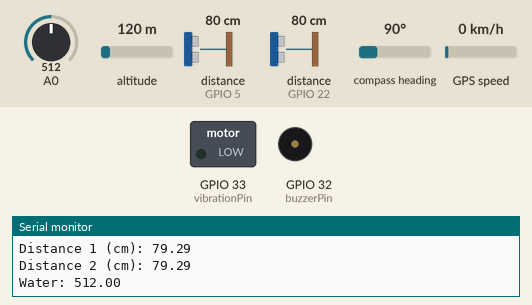
Simulated run of this sketch. Board: ESP8266 (NodeMCU). Parts: switched loads named in the sketch (green lamp = pin HIGH), buzzer (waves = sounding, pin HIGH), the last lines printed to the serial monitor. Wiring (inferred from the names in the program): 2 × ultrasonic range finder: trigger GPIO 18, echo GPIO 5 / trigger GPIO 23, echo GPIO 22. Inputs (shaded band) come from the test bench; at power-on: A0 = 512, altitude 120 m, distance to the obstacle (sensors on GPIO 5, GPIO 22) 80 cm, compass heading 90°, GPS speed 0 km/h. The echo pulse lasts 58.3 µs per cm; WiFi joins after 1.5 s; servers stay silent unless stated; the GPS gets a fix after 3 s at 37.7749, -122.4194 with 8 satellites; pins used as bus, display or sensor lines are not drawn.

Above: at 27.5 s.
27.6 s: A0 set to 216
At 28.9 s:
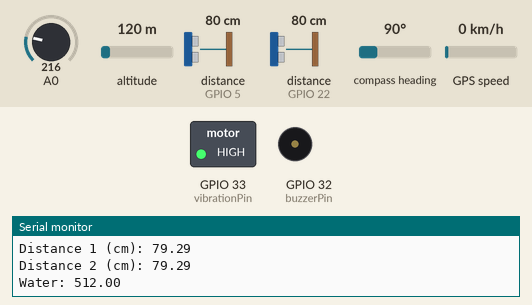
31.1 s: A0 set to 193
32.6 s: A0 set to 210
At 34.5 s:
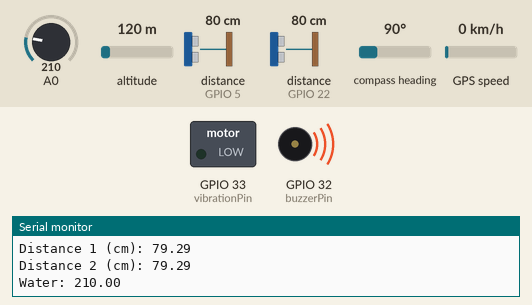
Timing chart, 0 to 46.6 s (numbered marks = the images above; inputs shaded):
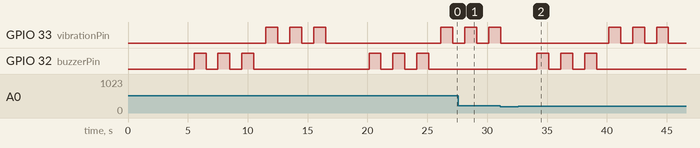

The sketch:

CarbonStick.ino
```cpp
#include "config.h"
#include <WiFiManager.h>

#include <Arduino.h>
#if defined(ESP32)
  #include <WiFi.h>
#elif defined(ESP8266)
  #include <ESP8266WiFi.h>
#endif
#include <Firebase_ESP_Client.h>
#include <TinyGPSPlus.h>
#include <TimeLib.h>

WiFiManager wifiManager;

//GPS
TinyGPSPlus gps;
float latitude, longitude;

//ULTRASONIC
long duration1;
float distanceCm1;
long duration2;
float distanceCm2;

//WATER
float waterReading;

char Date[]  = "2000-00-00T00:00:00";
byte last_second, Second, Minute, Hour, Day, Month;
int Year;
#define time_offset 28800  // define a clock offset of 3600 seconds (8 hour) ==> UTC + 8
void getGps(float& latitude, float& longitude); //GPS function

//Provide the token generation process info.
#include "addons/TokenHelper.h"
//Provide the RTDB payload printing info and other helper functions.
#include "addons/RTDBHelper.h"

// Insert your network credentials
//#define WIFI_SSID "PLDTHOMEFIBR48a08_JB"
//#define WIFI_PASSWORD "MusicaGraceJb@1234"

// Insert Firebase project API Key
#define API_KEY "AIzaSyBHSJ5ZTNy3YedpjT9kSzNAeVkwMKdU9fk"

// Insert RTDB URLefine the RTDB URL */
#define DATABASE_URL "https://carbonstick-6b931-default-rtdb.asia-southeast1.firebasedatabase.app/"

//Define Firebase Data object
FirebaseData fbdo;

FirebaseAuth auth;
FirebaseConfig config;

unsigned long sendDataPrevMillis = 0;
int count = 0;
bool signupOK = false;

void setup(){

  Serial.begin(115200);

  Serial2.begin(9600); //for GPS G17(rx), G16(tx)

  //wifi connect
  wifiConnect();
  delay(1000);

  pinMode(trigPin1, OUTPUT);
  pinMode(echoPin1, INPUT);
  pinMode(trigPin2, OUTPUT);
  pinMode(echoPin2, INPUT);
  pinMode(waterSensorPin, INPUT);
  pinMode(buzzerPin, OUTPUT);
  pinMode(vibrationPin, OUTPUT);

  delay(3000);

  /*WiFi.begin(WIFI_SSID, WIFI_PASSWORD);
  Serial.print("Connecting to Wi-Fi");
  while (WiFi.status() != WL_CONNECTED){
    Serial.print(".");
    delay(300);
  }
  Serial.println();
  Serial.print("Connected with IP: ");
  Serial.println(WiFi.localIP());
  Serial.println();
*/
  /* Assign the api key (required) */
  config.api_key = API_KEY;

  /* Assign the RTDB URL (required) */
  config.database_url = DATABASE_URL;

  /* Sign up */
  if (Firebase.signUp(&config, &auth, "", "")){
    Serial.println("ok");
    signupOK = true;
  }
  else{
    Serial.printf("%s\n", config.signer.signupError.message.c_str());
  }

  /* Assign the callback function for the long running token generation task */
  config.token_status_callback = tokenStatusCallback; //see addons/TokenHelper.h

  Firebase.begin(&config, &auth);
  Firebase.reconnectWiFi(true);
}

void loop(){

  ReadUltrasonic1();
  ReadUltrasonic2();
  ReadWaterSensor();
  BuzzerLogic();
  VibrationLogic();

  getGps(latitude, longitude);

  if (Firebase.ready() && signupOK && (millis() - sendDataPrevMillis > 15000 || sendDataPrevMillis == 0)){
    sendDataPrevMillis = millis();


    // Write an Float number on the database path test/float
    if (Firebase.RTDB.setFloat(&fbdo, "CGPS1/Latitude", latitude)){
      Serial.println("PASSED");
      Serial.println("PATH: " + fbdo.dataPath());
      Serial.println("TYPE: " + fbdo.dataType());
    }
    else {
      Serial.println("FAILED");
      Serial.println("REASON: " + fbdo.errorReason());
    }

     // Write an Float number on the database path test/float
    if (Firebase.RTDB.setFloat(&fbdo, "CGPS1/Longitude", longitude)){
      Serial.println("PASSED");
      Serial.println("PATH: " + fbdo.dataPath());
      Serial.println("TYPE: " + fbdo.dataType());
    }
    else {
      Serial.println("FAILED");
      Serial.println("REASON: " + fbdo.errorReason());
    }

    // Write an Float number on the database path test/float
    if (Firebase.RTDB.setString(&fbdo, "CGPS1/Date", String(Date))){
      Serial.println("PASSED");
      Serial.println("PATH: " + fbdo.dataPath());
      Serial.println("TYPE: " + fbdo.dataType());
    }
    else {
      Serial.println("FAILED");
      Serial.println("REASON: " + fbdo.errorReason());
    }

    // Write an Float number on the database path test/float
    if (Firebase.RTDB.setString(&fbdo, "CGPS1/Alarm", "NA")){
      Serial.println("PASSED");
      Serial.println("PATH: " + fbdo.dataPath());
      Serial.println("TYPE: " + fbdo.dataType());
    }
    else {
      Serial.println("FAILED");
      Serial.println("REASON: " + fbdo.errorReason());
    }
  }
}

//getGps() Function
void getGps(float& latitude, float& longitude)
{
  // Can take up to 60 seconds
  boolean newData = false;
  for (unsigned long start = millis(); millis() - start < 2000;){
    while (Serial2.available()){
      if (gps.encode(Serial2.read())){
        newData = true;
        break;
      }
    }
  }

  if (newData) //If newData is true
  {
    latitude = gps.location.lat();
    longitude = gps.location.lng();

    // get time from GPS module
      if (gps.time.isValid())
      {
        Minute = gps.time.minute();
        Second = gps.time.second();
        Hour   = gps.time.hour();
      }

      // get date drom GPS module
      if (gps.date.isValid())
      {
        Day   = gps.date.day();
        Month = gps.date.month();
        Year  = gps.date.year();
      }

      if(last_second != gps.time.second())  // if time has changed
      {
        last_second = gps.time.second();

        // set current UTC time
        setTime(Hour, Minute, Second, Day, Month, Year);
        // add the offset to get local time
        adjustTime(time_offset);


        // update date array
        Date[2] = (year()  / 10) % 10 + '0';
        Date[3] =  year()  % 10 + '0';
        Date[5]  =  month() / 10 + '0';
        Date[6] =  month() % 10 + '0';
        Date[8]  =  day()   / 10 + '0';
        Date[9]  =  day()   % 10 + '0';

        // update time array
        Date[17] = second() / 10 + '0';
        Date[18] = second() % 10 + '0';
        Date[14]  = minute() / 10 + '0';
        Date[15] = minute() % 10 + '0';
        Date[11]  = hour()   / 10 + '0';
        Date[12]  = hour()   % 10 + '0';

      }

    newData = false;
  }
  else {
    Serial.println("No GPS data is available");
    latitude = 0;
    longitude = 0;
  }
}

void ReadUltrasonic1()
{
  digitalWrite(trigPin1, LOW);
  delayMicroseconds(2);
  digitalWrite(trigPin1, HIGH);
  delayMicroseconds(10);
  digitalWrite(trigPin1, LOW);

  // Reads the echoPin, returns the sound wave travel time in microseconds
  duration1 = pulseIn(echoPin1, HIGH);

  // Calculate the distance
  distanceCm1 = duration1 * SOUND_SPEED/2;

  // Prints the distance in the Serial Monitor
  Serial.print("Distance 1 (cm): ");
  Serial.println(distanceCm1);
}

void ReadUltrasonic2()
{
  digitalWrite(trigPin2, LOW);
  delayMicroseconds(2);
  digitalWrite(trigPin2, HIGH);
  delayMicroseconds(10);
  digitalWrite(trigPin2, LOW);

  // Reads the echoPin, returns the sound wave travel time in microseconds
  duration2 = pulseIn(echoPin2, HIGH);

  // Calculate the distance
  distanceCm2 = duration2 * SOUND_SPEED/2;

  // Prints the distance in the Serial Monitor
  Serial.print("Distance 2 (cm): ");
  Serial.println(distanceCm2);
}

void BuzzerLogic()
{
  if(distanceCm1 <= SENSOR1_MIN_DIST_ALARM)
  {
    digitalWrite(buzzerPin, HIGH);
    delay(1000);
    digitalWrite(buzzerPin, LOW);
    delay(1000);
    digitalWrite(buzzerPin, HIGH);
    delay(1000);
    digitalWrite(buzzerPin, LOW);
    delay(1000);
    digitalWrite(buzzerPin, HIGH);
    delay(1000);
    digitalWrite(buzzerPin, LOW);
    delay(1000);
  }

  else if(distanceCm2 <= SENSOR2_MIN_DIST_ALARM)
  {
    digitalWrite(buzzerPin, HIGH);
    delay(1000);
    digitalWrite(buzzerPin, LOW);
    delay(1000);
    digitalWrite(buzzerPin, HIGH);
    delay(1000);
    digitalWrite(buzzerPin, LOW);
    delay(1000);
    digitalWrite(buzzerPin, HIGH);
    delay(1000);
    digitalWrite(buzzerPin, LOW);
    delay(1000);
  }

  else if(waterReading >= WATERSENSOR_ALARM_LEVEL){
       digitalWrite(buzzerPin, HIGH);
       delay(1000);
       digitalWrite(buzzerPin, LOW);
       delay(1000);
       digitalWrite(buzzerPin, HIGH);
       delay(1000);
      digitalWrite(buzzerPin, LOW);
      delay(1000);
      digitalWrite(buzzerPin, HIGH);
      delay(1000);
      digitalWrite(buzzerPin, LOW);
      delay(1000);
  }

  else{
    digitalWrite(buzzerPin, LOW);
  }
}

void VibrationLogic(){

  if(distanceCm1 <= SENSOR1_MIN_DIST_ALARM){

    digitalWrite(vibrationPin, HIGH);
    delay(1000);

    digitalWrite(vibrationPin, LOW);
    delay(1000);

    digitalWrite(vibrationPin, HIGH);
    delay(1000);

    digitalWrite(vibrationPin, LOW);
    delay(1000);

    digitalWrite(vibrationPin, HIGH);
    delay(1000);

    digitalWrite(vibrationPin, LOW);
    delay(1000);
  }

  else if(distanceCm2 <= SENSOR2_MIN_DIST_ALARM){

    digitalWrite(vibrationPin, HIGH);
    delay(1000);

    digitalWrite(vibrationPin, LOW);
    delay(1000);

    digitalWrite(vibrationPin, HIGH);
    delay(1000);

    digitalWrite(vibrationPin, LOW);
    delay(1000);

    digitalWrite(vibrationPin, HIGH);
    delay(1000);

    digitalWrite(vibrationPin, LOW);
    delay(1000);
  }

  else if(waterReading >= WATERSENSOR_ALARM_LEVEL){
      digitalWrite(vibrationPin, HIGH);
      delay(1000);

      digitalWrite(vibrationPin, LOW);
      delay(1000);

      digitalWrite(vibrationPin, HIGH);
      delay(1000);

      digitalWrite(vibrationPin, LOW);
      delay(1000);

      digitalWrite(vibrationPin, HIGH);
      delay(1000);

      digitalWrite(vibrationPin, LOW);
      delay(1000);
   }

  else{
    digitalWrite(vibrationPin, LOW);
  }
}

void ReadWaterSensor()
{
  waterReading = analogRead(waterSensorPin);

  Serial.print("Water: "); Serial.println(waterReading);


}
```

wifimanger.ino
```cpp
void wifiConnect() {

  //wifiManager.resetSettings();

  if (!wifiManager.autoConnect(wifimanager_ssid, wifimanager_password))
  {
    Serial.println("Failed to connect, we should reset and see if it connects");

    delay(3000);
    ESP.restart();
    delay(5000);
  }
  Serial.println("");
  Serial.println("WiFi connected");
  Serial.print("IP address: ");
  Serial.println(WiFi.localIP());
  Serial.print("MAC address: ");
  Serial.println(WiFi.macAddress());
}
```

config.h
```cpp
#define DeviceId "CGPS1"
#define wifimanager_ssid DeviceId
#define wifimanager_password "123456789"


//pin connections
#define waterSensorPin 36
#define buzzerPin 32
#define vibrationPin 33
#define trigPin1 18
#define echoPin1 5
#define trigPin2 23
#define echoPin2 22


//ultrasonic config
#define SOUND_SPEED 0.034


//alert conditions
#define SENSOR1_MIN_DIST_ALARM 15
#define SENSOR2_MIN_DIST_ALARM 15
#define WATERSENSOR_ALARM_LEVEL 200
```

Measured:
- after the input at 32.6 s, GPIO 33 (vibrationPin): alternates HIGH for 1.0 s and LOW for 1.0 s, starting after 7.5 s; GPIO 32 (buzzerPin): alternates HIGH for 1.0 s and LOW for 1.0 s, 6 changes in all, then stays LOW, starting after 1.5 s
